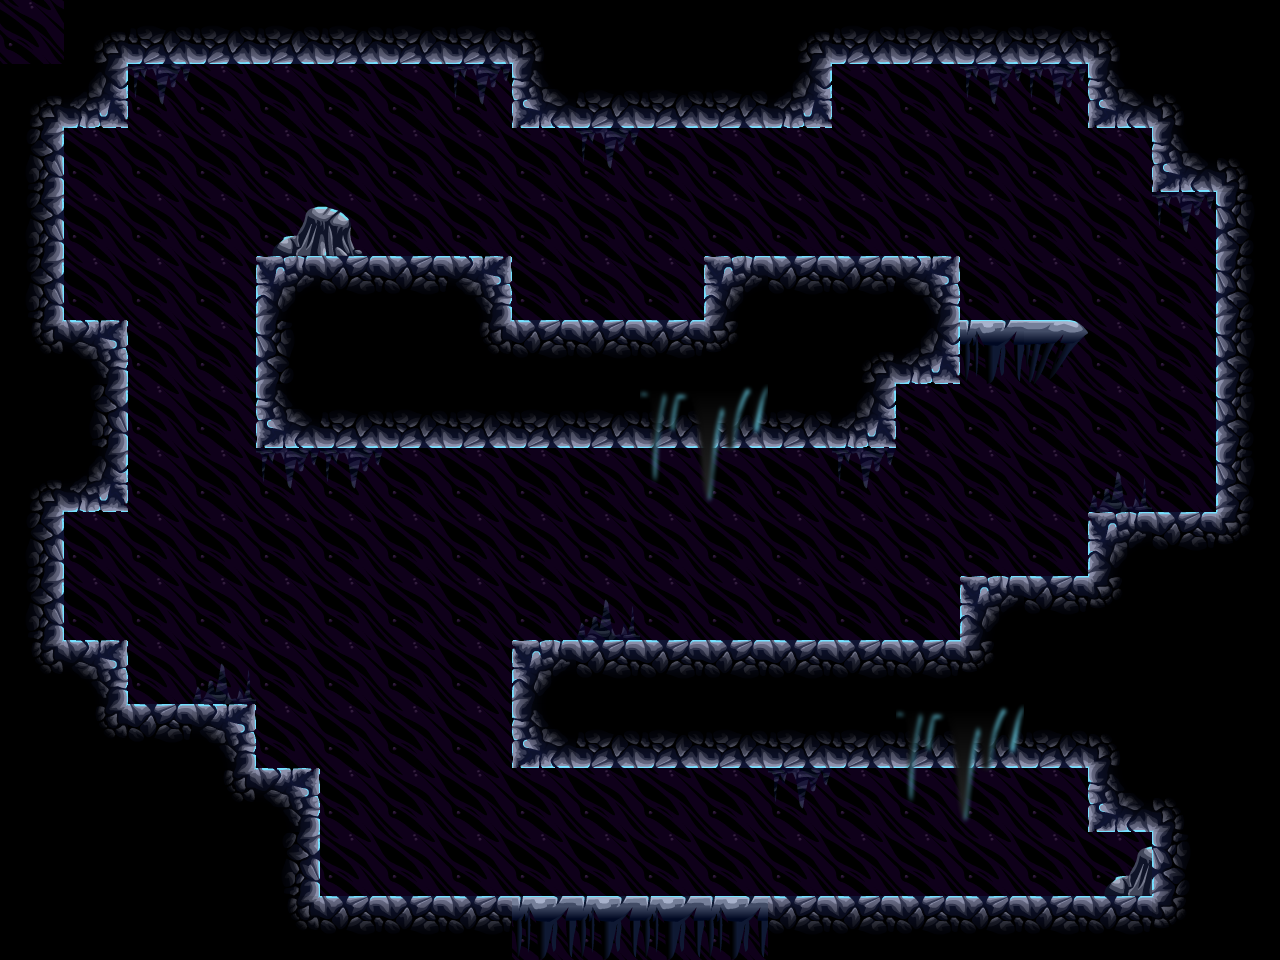

This is a level from a 2D game, rendered from its Tiled map with the project's own tilesets. A one-line summary and the map file follow, with tile-layer data summarised:
An orthogonal 20x15 tile map with 64x64 px tiles, 4 tile layers (Background, bg2, Level, Front) and 8 objects (6x spawner, door, crystal).

<map version="1.0" orientation="orthogonal" width="20" height="15" tilewidth="64" tileheight="64">
 <tileset firstgid="1" name="tiles" tilewidth="64" tileheight="64">
  <image source="../../images/tilesets/cave1.png" width="512" height="1024" />
  <terraintypes>
   <terrain name="crossable" tile="13" />
   <terrain name="crossable" tile="14" />
   <terrain name="crossable" tile="15" />
  </terraintypes>
 </tileset>
 <layer name="Background" width="20" height="15">
  <properties>
   <property name="nocollide" value="true" />
   <property name="tileset" value="tiles" />
  </properties>
  <data>[300 cells, 265 non-empty, 1 distinct tile ids]</data>
 </layer>
 <layer name="bg2" width="20" height="15">
  <properties>
   <property name="nocollide" value="true" />
   <property name="tileset" value="tiles" />
  </properties>
  <data>[300 cells, 16 non-empty, 4 distinct tile ids]</data>
 </layer>
 <layer name="Level" width="20" height="15">
  <properties>
   <property name="tileset" value="tiles" />
  </properties>
  <data>[300 cells, 118 non-empty, 14 distinct tile ids]</data>
 </layer>
 <layer name="Front" width="20" height="15">
  <properties>
   <property name="nocollide" value="true" />
   <property name="tileset" value="tiles" />
  </properties>
  <data>[300 cells, 8 non-empty, 4 distinct tile ids]</data>
 </layer>
 <objectgroup name="doors" width="20" height="15">
  <object name="door" type="door" gid="19" x="512" y="960">
   <properties>
    <property name="direction" value="down" />
   </properties>
  </object>
 </objectgroup>
 <objectgroup name="spawners" width="20" height="15">
  <object name="spawner" type="spawner" gid="35" x="448" y="256">
   <properties>
    <property name="enemy" value="w" />
   </properties>
  </object>
  <object name="spawner" type="spawner" gid="35" x="384" y="896">
   <properties>
    <property name="enemy" value="w" />
   </properties>
  </object>
  <object name="spawner" type="spawner" gid="35" x="960" y="896">
   <properties>
    <property name="enemy" value="w" />
   </properties>
  </object>
  <object name="spawner" type="spawner" gid="35" x="832" y="256">
   <properties>
    <property name="enemy" value="w" />
   </properties>
  </object>
  <object name="spawner" type="spawner" gid="35" x="320" y="640">
   <properties>
    <property name="enemy" value="f" />
   </properties>
  </object>
  <object name="spawner" type="spawner" gid="35" x="832" y="640">
   <properties>
    <property name="enemy" value="w" />
   </properties>
  </object>
 </objectgroup>
 <objectgroup name="crystals" width="20" height="15">
  <object name="crystal" type="crystal" gid="43" x="256" y="192" />
 </objectgroup>
</map>
